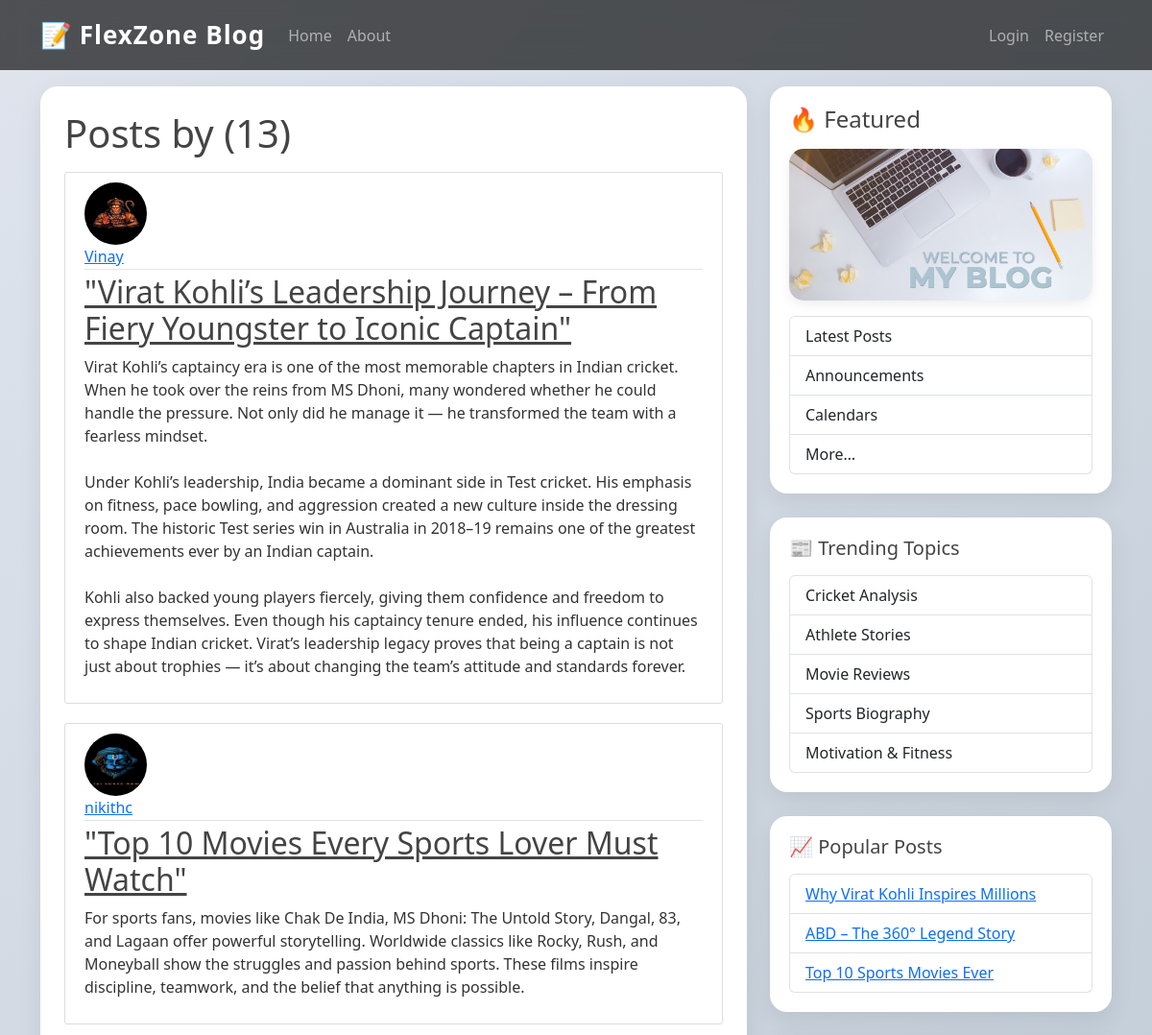
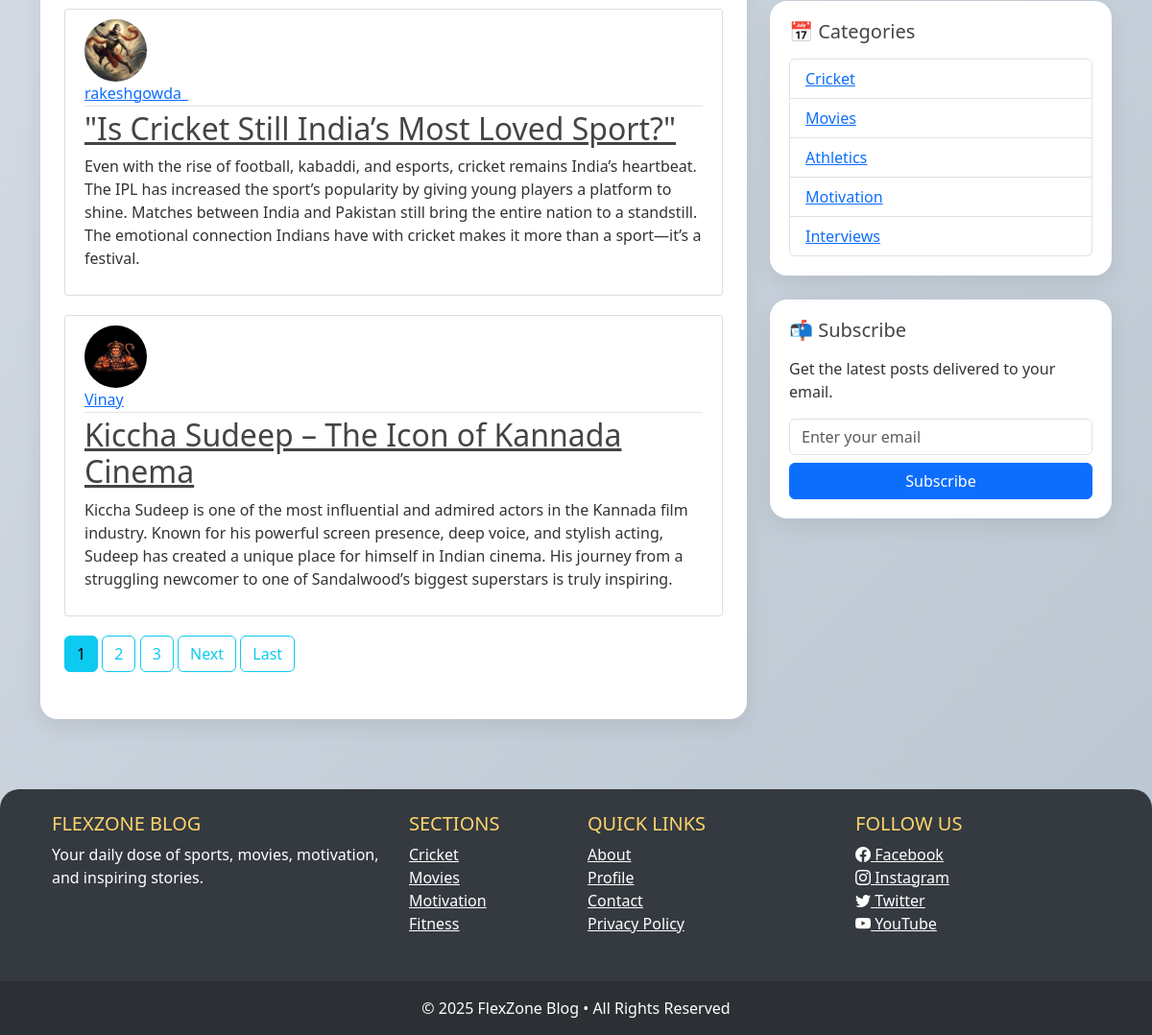
The page / on the database its author committed (2 pictures, top to bottom).
### Blog/models.py (models this page shows, shortened)
class Post(models.Model):
    title = models.CharField(max_length=100)
    content = models.TextField()
    data_posted = models.DateTimeField(default=timezone.now)
    author = models.ForeignKey(User,on_delete=models.CASCADE)

### register/models.py (models this page shows, shortened)
class profile(models.Model):
    user= models.OneToOneField(User,on_delete=models.CASCADE)
    image=models.ImageField(default="default.jpg", upload_to='profile_pics')

### Blog/views.py (the view)
# urls.py: path('', views.PostListView.as_view() , name= 'Blog-home' ),
class PostListView(ListView):
    model = Post
    template_name = 'Blog/home.html'  # <app>/<model>_<viewtype>.html
    context_object_name = 'posts'
    ordering = ['-data_posted']
    paginate_by = 4

### Blog/templates/Blog/home.html (shortened to what this page needs)
{% extends "Blog/base.html" %}
{% block content %}
    <h1 class="mb-3">Posts by {{ view.kwargs.username }} ({{ page_obj.paginator.count }})</h1>
    {% for post in posts %}
        <article class="media content-section">
          <img class="rounded-circle article-img" src="{{ post.author.profile.image.url }}">
          <div class="media-body">
            <div class="article-metadata">
              <a class="mr-2" href="{% url 'user-posts' post.author.username %}">{{ post.author }}</a>
            </div>
            <h2><a class="article-title" href="{% url 'post-detail' post.id %}">{{ post.title }}</a></h2>
            <p class="article-content">{{ post.content }}</p>
          </div>
        </article>
    {% endfor %}
    {% if is_paginated %}
      {% for num in page_obj.paginator.page_range %}
        {% if page_obj.number == num %}
          <a class="btn btn-info mb-4" href="?page={{ num }}">{{ num }}</a>
        {% elif num > page_obj.number|add:'-3' and num < page_obj.number|add:'3' %}
          <a class="btn btn-outline-info mb-4" href="?page={{ num }}">{{ num }}</a>
        {% endif %}
      {% endfor %}
      {% if page_obj.has_next %}
        <a class="btn btn-outline-info mb-4" href="?page={{ page_obj.next_page_number }}">Next</a>
        <a class="btn btn-outline-info mb-4" href="?page={{ page_obj.paginator.num_pages }}">Last</a>
      {% endif %}
    {% endif %}
  {% endblock content %}

### Blog/templates/Blog/base.html (shortened to what this page needs)
{% load static %}
<!DOCTYPE html>
<html lang="en">
<head>
    <link href="https://cdn.jsdelivr.net/npm/bootstrap@5.3.3/dist/css/bootstrap.min.css" rel="stylesheet">
    <link rel="stylesheet" href="https://cdn.jsdelivr.net/npm/bootstrap-icons@1.11.1/font/bootstrap-icons.css">
    <link rel="stylesheet" href="{% static 'Blog/main.css' %}">
</head>
<body>
    <header class="mb-5">
        <nav class="navbar navbar-expand-lg navbar-dark navbar-modern fixed-top">
            <div class="container">
                <a class="navbar-brand" href="{% url 'Blog-home' %}">📝 FlexZone Blog</a>
                <div class="collapse navbar-collapse" id="navbarNav">
                    <ul class="navbar-nav me-auto">
                        <li class="nav-item">
                            <a class="nav-link" href="{% url 'Blog-home' %}">Home</a>
                        </li>
                        <li class="nav-item">
                            <a class="nav-link" href="{% url 'Blog-about' %}">About</a>
                        </li>
                    </ul>
                    <ul class="navbar-nav">
                        {% if user.is_authenticated %}
                            <li class="nav-item">
                                <a class="nav-link" href="{% url 'post-new' %}">➕ New Post</a>
                            </li>
                            <li class="nav-item">
                                <a class="nav-link" href="{% url 'profile' %}">👤 Profile</a>
                            </li>
                            <li class="nav-item">
                                <form method="post" action="{% url 'logout' %}">
                                    {% csrf_token %}
                                    <button class="btn btn-warning btn-sm ms-2">Logout</button>
                                </form>
                            </li>
                        {% else %}
                            <li class="nav-item">
                                <a class="nav-link" href="{% url 'login' %}">Login</a>
                            </li>
                            <li class="nav-item">
                                <a class="nav-link" href="{% url 'register' %}">Register</a>
                            </li>
                        {% endif %}
                    </ul>
                </div>
            </div>
        </nav>
    </header>
    <main class="container" style="margin-top: 90px;">
        <div class="row">
            <div class="col-lg-8">
                <div class="content-card">
                    {% block content %}{% endblock %}
                </div>
            </div>
            {% if not hide_sidebar %}
            <div class="col-lg-4">
                <div class="sidebar-box">
                    <h4 class="mb-3">🔥 Featured</h4>
                    <img src="{% static 'Blog/welcome.jpg' %}" class="img-fluid rounded-img mb-3">
                    <ul class="list-group">
                        <li class="list-group-item">Latest Posts</li>
                        <li class="list-group-item">Announcements</li>
                        <li class="list-group-item">Calendars</li>
                        <li class="list-group-item">More…</li>
                    </ul>
                </div>
                <div class="sidebar-box">
                    <h5 class="mb-3">📰 Trending Topics</h5>
                    <ul class="list-group">
                        <li class="list-group-item">Cricket Analysis</li>
                        <li class="list-group-item">Athlete Stories</li>
                        <li class="list-group-item">Movie Reviews</li>
                        <li class="list-group-item">Sports Biography</li>
                        <li class="list-group-item">Motivation & Fitness</li>
                    </ul>
                </div>
                <div class="sidebar-box">
                    <h5 class="mb-3">📈 Popular Posts</h5>
                    <ul class="list-group">
                        <li class="list-group-item"><a href="#">Why Virat Kohli Inspires Millions</a></li>
                        <li class="list-group-item"><a href="#">ABD – The 360° Legend Story</a></li>
                        <li class="list-group-item"><a href="#">Top 10 Sports Movies Ever</a></li>
                    </ul>
                </div>
                <div class="sidebar-box">
                    <h5 class="mb-3">📅 Categories</h5>
                    <ul class="list-group">
                        <li class="list-group-item"><a href="#">Cricket</a></li>
                        <li class="list-group-item"><a href="#">Movies</a></li>
                        <li class="list-group-item"><a href="#">Athletics</a></li>
                        <li class="list-group-item"><a href="#">Motivation</a></li>
                        <li class="list-group-item"><a href="#">Interviews</a></li>
                    </ul>
                </div>
                <div class="sidebar-box">
                    <h5 class="mb-3">📬 Subscribe</h5>
                    <p>Get the latest posts delivered to your email.</p>
                    <form>
                        <input class="form-control mb-2" type="email" placeholder="Enter your email">
                        <button class="btn btn-primary btn-block w-100">Subscribe</button>
                    </form>
                </div>
            </div>
        </div>
        {% endif %}
    </main>
   <footer class="text-center text-lg-start text-white mt-5" style="background-color: #343a40;">
    <div class="container p-4">
        <div class="row">
            <div class="col-lg-4 col-md-6 mb-4">
                <h5 class="text-uppercase">FlexZone Blog</h5>
                <p>Your daily dose of sports, movies, motivation, and inspiring stories.</p>
            </div>
            <div class="col-lg-2 col-md-6 mb-4">
                <h5 class="text-uppercase">Sections</h5>
                <ul class="list-unstyled mb-0">
                    <li><a href="#" class="text-white">Cricket</a></li>
                    <li><a href="#" class="text-white">Movies</a></li>
                    <li><a href="#" class="text-white">Motivation</a></li>
                    <li><a href="#" class="text-white">Fitness</a></li>
                </ul>
            </div>
            <div class="col-lg-3 col-md-6 mb-4">
                <h5 class="text-uppercase">Quick Links</h5>
                <ul class="list-unstyled mb-0">
                    <li><a href="#" class="text-white">About</a></li>
                    <li><a href="#" class="text-white">Profile</a></li>
                    <li><a href="#" class="text-white">Contact</a></li>
                    <li><a href="#" class="text-white">Privacy Policy</a></li>
                </ul>
            </div>
            <div class="col-lg-3 col-md-6 mb-4">
                <h5 class="text-uppercase">Follow Us</h5>
                <a href="#" class="text-white me-3"><i class="bi bi-facebook"></i> Facebook</a><br>
                <a href="#" class="text-white me-3"><i class="bi bi-instagram"></i> Instagram</a><br>
                <a href="#" class="text-white me-3"><i class="bi bi-twitter"></i> Twitter</a><br>
                <a href="#" class="text-white me-3"><i class="bi bi-youtube"></i> YouTube</a>
            </div>
        </div>
    </div>
    <div class="text-center p-3" style="background-color: #2c2f33;">
        © 2025 FlexZone Blog • All Rights Reserved
    </div>
</footer>
</body>
</html>

### Blog/static/Blog/main.css (style rules this page uses)
body { background: #fafafa; color: #333333; margin-top: 5rem; }
h1, h2, h3, h4, h5, h6 { color: #444444; }
ul { margin: 0; }
.content-section { background: #ffffff; padding: 10px 20px; border: 1px solid #dddddd; border-radius: 3px; margin-bottom: 20px; }
.article-title { color: #444444; }
.article-content { white-space: pre-line; }
.article-img { height: 65px; width: 65px; margin-right: 16px; }
.article-metadata { padding-bottom: 1px; margin-bottom: 4px; border-bottom: 1px solid #e3e3e3 }

### Blog/templates/Blog/base.html (style rules this page uses)
.navbar-modern { backdrop-filter: blur(12px); background: rgba(0, 0, 0, 0.65); padding: 12px 0; }
.navbar-brand { font-size: 26px; font-weight: 700; letter-spacing: 1px; }
.content-card { background: #ffffff; padding: 25px; border-radius: 18px; box-shadow: 0 8px 25px rgba(0, 0, 0, 0.08); margin-bottom: 25px; }
body { background: linear-gradient(135deg, #dfe4ed, #b9c5d0); }
.sidebar-box { background: white; border-radius: 18px; padding: 20px; box-shadow: 0 8px 25px rgba(0, 0, 0, 0.08); margin-bottom: 25px; }
.nav-link { font-size: 16px; font-weight: 500; }
.rounded-img { border-radius: 15px; box-shadow: 0 4px 12px rgba(0, 0, 0, 0.07); }
footer h5 { color: #ffd46b !important; }
footer { border-top-left-radius: 20px; border-top-right-radius: 20px; }

### rows shown on the page
Post: author.profile.image (picture), author "Vinay", title "\"Virat Kohli’s Leadership Journey – From Fiery Youngster to Iconic Captain\"", content "Virat Kohli’s captaincy era is one of the most memorable chapters in Indian cricket. When he took over the reins from MS Dhoni, many wondered whether he could handle the pressure. Not only did he manage it — he transformed the team with a fearless mindset. Under Kohli’s leadership, India became a dominant side in Test cricket. His emphasis on fitness, pace bowling, and aggression created a new culture inside the dressing room. The historic Test series win in Australia in 2018–19 remains one of the greatest achievements ever by an Indian captain. Kohli also backed young players fiercely, giving them confidence and freedom to express themselves. Even though his captaincy tenure ended, his…"
Post: author.profile.image (picture), author "nikithc", title "\"Top 10 Movies Every Sports Lover Must Watch\"", content "For sports fans, movies like Chak De India, MS Dhoni: The Untold Story, Dangal, 83, and Lagaan offer powerful storytelling. Worldwide classics like Rocky, Rush, and Moneyball show the struggles and passion behind sports. These films inspire discipline, teamwork, and the belief that anything is possible."
Post: author.profile.image (picture), author "rakeshgowda_", title "\"Is Cricket Still India’s Most Loved Sport?\"", content "Even with the rise of football, kabaddi, and esports, cricket remains India’s heartbeat. The IPL has increased the sport’s popularity by giving young players a platform to shine. Matches between India and Pakistan still bring the entire nation to a standstill. The emotional connection Indians have with cricket makes it more than a sport—it’s a festival."
Post: author.profile.image (picture), author "Vinay", title "Kiccha Sudeep – The Icon of Kannada Cinema", content "Kiccha Sudeep is one of the most influential and admired actors in the Kannada film industry. Known for his powerful screen presence, deep voice, and stylish acting, Sudeep has created a unique place for himself in Indian cinema. His journey from a struggling newcomer to one of Sandalwood’s biggest superstars is truly inspiring."

### other values the page prints
{{ page_obj.paginator.count }} "13"
{{ num }} "1"
{{ num }} "2" "3"
